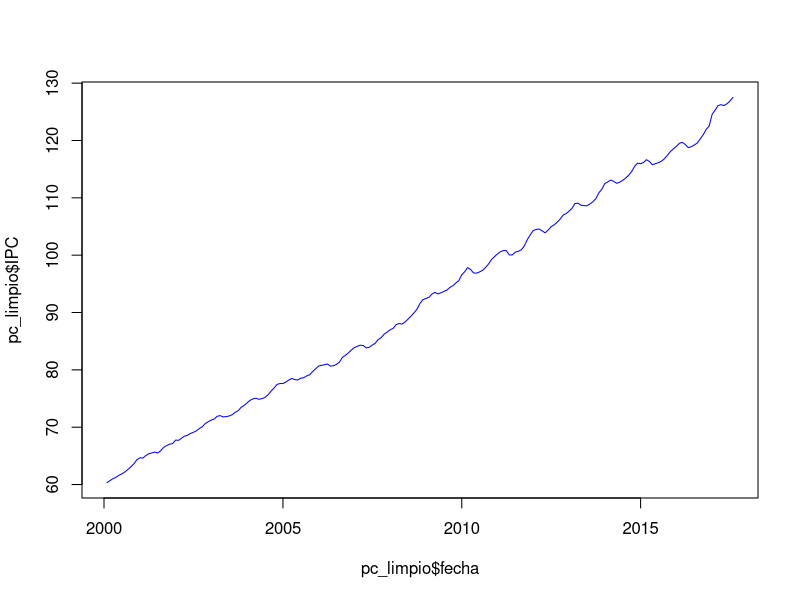

Write the R code that produced this figure.
## Clase 2. Manipulación de datos


## Carga de información

read.csv(file = "2 manipulacion_datos/BIE_BIE20171005185547.csv") ## Función para leer archivos csv

## El archivo csv no se puede leer o se ve un poco extraño
## Para arreglarlo, nos brincamos las primeras tres líneas


df <-read.csv(file = "2 manipulacion_datos/BIE_BIE20171005185547.csv", skip = 3, header = T)

## Una vez que se pudo leer el archivo, vemos las dimensiones

dim(df)

View(df)

## Cambiar los nombres

names(df) <- 1:ncol(df) ## Funcion que cambia los nombres names(x) <- y

## Instalar la libreria de manipulación de información
install.packages("dplyr")

## Cargar la libreria de manipulación de información
library(dplyr)

## Seleccionamos columnas con la función "select"
pc <- df %>% select("1", "2") ## elegimos la columna de fechas y IPC

## Hay más formas de elegir columnas
pc$`1`
pc$`2`

## Vemos que hay información no últil en los últimos renglones

pc_limpio <-pc[1:211, 1:2 ] ## Funciona como una matriz (primero renglon, luego columnas)
## Elijo desde el renglón 1 hasta el 211 porque en después hay basura de información
## También elijo la columna 1 a 2


## Al fin tenemos el archivo limpio!!

names(pc_limpio) <- c("fecha", "IPC") ## Renombramos las variables

## Empezar el análisis

## Paso 1.Funciones resumen

summary(pc_limpio) ## Estadistica descriptiva

## Que tipo de información tiene nuestra tabla?
## Integer
## Float
## Character...

## Funcion para obtener cada clase de una tabla
lapply(pc_limpio, class)

## Paso 2. Cambiar formato de fecha

pc_limpio$fecha<-as.Date(paste(pc_limpio$fecha,1,sep="/"), "%Y/%m/%d")

class(pc_limpio$fecha) ## Qué formato tiene mi columna?
## Pudimos cambiar el formato de fecha

## Gráfica de línea
plot(x = pc_limpio$fecha, 
     y = pc_limpio$IPC, 
     type = "l",
     col = "blue")



